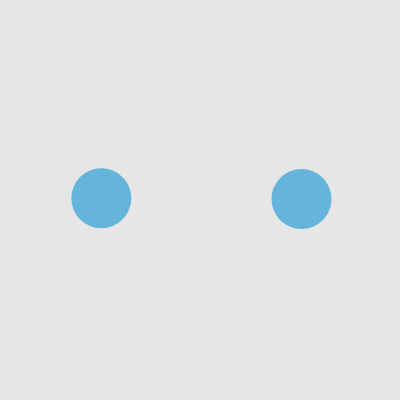
Frame 1 (no input)
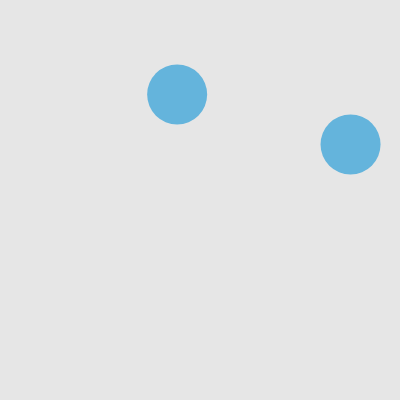
Frame 60 (no input)
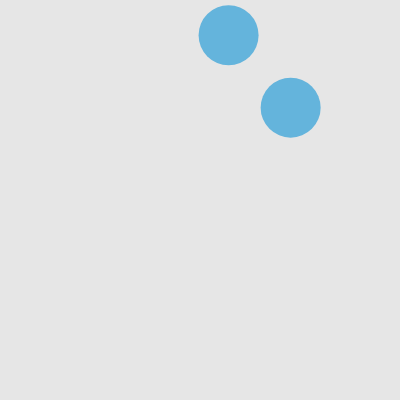
Frame 120 (the mouse pressed at the canvas centre since frame 60)

The p5.js sketch that drew these frames (run headless with seeded random() and noise() and a simulated clock; from frame 60 on, the mouse is pressed at the canvas centre):

// p5.js sketch
// ── sketch.js
// DM2008 — Activity 5a [Guided]
// Colliding Circles (30 min)
//
// A vector stores position and movement together — cleaner than separate x and y variables.
// Your job is to get two balls moving, then detect and respond to their collision.
//
// Suggested order:
// 1. Create two Ball objects in setup()
// 2. Check the distance between them in draw()
// 3. Trigger a visual response when they collide
// 4. Implement edge behaviour in move() — wrap or bounce, your choice
//
// Stretch: add a third ball, or make the collision response affect both balls.

let balls = [];

function setup() {
  createCanvas(400, 400);
  // Create two balls at different starting positions
  balls.push(new Ball(100, 200));
  balls.push(new Ball(300, 200));
}

function draw() {
  background(230);

  // Check collision between the two balls
  // dist() measures the distance between their centers
  // They overlap when that distance is less than the sum of their radii

  let d = dist(balls[0].pos.x, balls[0].pos.y, balls[1].pos.x, balls[1].pos.y);
  let colliding = d < balls[0].r + balls[1].r; // true when the balls overlap

  // only bounce at the moment they touch
  if (colliding && !balls[0].wasColliding) {
    for (let i = 0; i < balls.length; i++) {
      balls[i].vel.x *= -1;
      balls[i].vel.y *= -1;
    }
  }
  balls[0].wasColliding = colliding;

  for (let i = 0; i < balls.length; i++) {
    balls[i].move();
    balls[i].show(colliding);
  }
}

class Ball {
  constructor(x, y) {
    // pos and vel are vectors — they store x and y together as one object
    this.pos = createVector(x, y);
    this.vel = createVector(random(-3, 3), random(-3, 3));
    this.r = 30;
    this.wasColliding = false;
  }

  move() {
    // Adding the velocity vector to position moves the ball each frame
    this.pos.add(this.vel);

    if (this.pos.x > width - this.r) {
      this.pos.x = width - this.r;
      this.vel.x *= -1;
    }
    if (this.pos.x < this.r) {
      this.pos.x = this.r;
      this.vel.x *= -1;
    }
    if (this.pos.y > height - this.r) {
      this.pos.y = height - this.r;
      this.vel.y *= -1;
    }
    if (this.pos.y < this.r) {
      this.pos.y = this.r;
      this.vel.y *= -1;
    }
  }

  show(colliding) {
    // colliding is true or false — try using it in an if/else to change fill or size
    if (colliding) {
      fill(220, 60, 60);
    } else {
      fill(100, 180, 220);
    }
    noStroke();
    ellipse(this.pos.x, this.pos.y, this.r * 2);
  }
}
